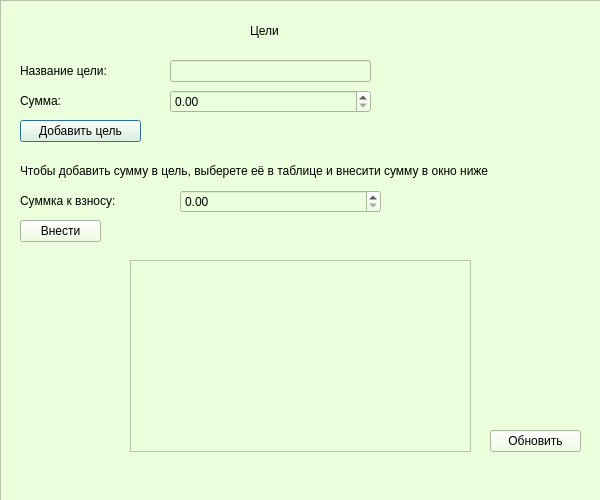
<?xml version="1.0" encoding="UTF-8"?>
<ui version="4.0">
 <class>GoalsDialog</class>
 <widget class="QDialog" name="GoalsDialog">
  <property name="geometry">
   <rect>
    <x>0</x>
    <y>0</y>
    <width>600</width>
    <height>500</height>
   </rect>
  </property>
  <property name="windowTitle">
   <string>Dialog</string>
  </property>
  <widget class="QFrame" name="frame">
   <property name="geometry">
    <rect>
     <x>0</x>
     <y>0</y>
     <width>601</width>
     <height>501</height>
    </rect>
   </property>
   <property name="styleSheet">
    <string notr="true">background-color: #ECFFDC;</string>
   </property>
   <property name="frameShape">
    <enum>QFrame::StyledPanel</enum>
   </property>
   <property name="frameShadow">
    <enum>QFrame::Raised</enum>
   </property>
   <widget class="QLabel" name="label">
    <property name="geometry">
     <rect>
      <x>250</x>
      <y>10</y>
      <width>131</width>
      <height>41</height>
     </rect>
    </property>
    <property name="styleSheet">
     <string notr="true">font: 18pt &quot;Sans Serif&quot;;</string>
    </property>
    <property name="text">
     <string>Цели</string>
    </property>
   </widget>
   <widget class="QLineEdit" name="nameEdit">
    <property name="geometry">
     <rect>
      <x>170</x>
      <y>60</y>
      <width>201</width>
      <height>22</height>
     </rect>
    </property>
   </widget>
   <widget class="QLabel" name="label_2">
    <property name="geometry">
     <rect>
      <x>20</x>
      <y>50</y>
      <width>131</width>
      <height>41</height>
     </rect>
    </property>
    <property name="styleSheet">
     <string notr="true">font: 12pt &quot;Sans Serif&quot;;</string>
    </property>
    <property name="text">
     <string>Название цели:</string>
    </property>
   </widget>
   <widget class="QDoubleSpinBox" name="targetSpin">
    <property name="geometry">
     <rect>
      <x>170</x>
      <y>90</y>
      <width>201</width>
      <height>23</height>
     </rect>
    </property>
   </widget>
   <widget class="QLabel" name="label_3">
    <property name="geometry">
     <rect>
      <x>20</x>
      <y>80</y>
      <width>131</width>
      <height>41</height>
     </rect>
    </property>
    <property name="styleSheet">
     <string notr="true">font: 12pt &quot;Sans Serif&quot;;</string>
    </property>
    <property name="text">
     <string>Сумма:</string>
    </property>
   </widget>
   <widget class="QPushButton" name="addButton">
    <property name="geometry">
     <rect>
      <x>20</x>
      <y>120</y>
      <width>121</width>
      <height>22</height>
     </rect>
    </property>
    <property name="text">
     <string>Добавить цель</string>
    </property>
   </widget>
   <widget class="QTableWidget" name="tableWidget">
    <property name="geometry">
     <rect>
      <x>130</x>
      <y>260</y>
      <width>341</width>
      <height>192</height>
     </rect>
    </property>
   </widget>
   <widget class="QLabel" name="label_4">
    <property name="geometry">
     <rect>
      <x>20</x>
      <y>150</y>
      <width>521</width>
      <height>41</height>
     </rect>
    </property>
    <property name="styleSheet">
     <string notr="true">font: 8pt &quot;Sans Serif&quot;;</string>
    </property>
    <property name="text">
     <string>Чтобы добавить сумму в цель, выберете её в таблице и внесити сумму в окно ниже</string>
    </property>
   </widget>
   <widget class="QLabel" name="label_5">
    <property name="geometry">
     <rect>
      <x>20</x>
      <y>180</y>
      <width>161</width>
      <height>41</height>
     </rect>
    </property>
    <property name="styleSheet">
     <string notr="true">font: 12pt &quot;Sans Serif&quot;;</string>
    </property>
    <property name="text">
     <string>Суммка к взносу:</string>
    </property>
   </widget>
   <widget class="QDoubleSpinBox" name="contributeSpin">
    <property name="geometry">
     <rect>
      <x>180</x>
      <y>190</y>
      <width>201</width>
      <height>23</height>
     </rect>
    </property>
    <property name="maximum">
     <double>1000000000.000000000000000</double>
    </property>
   </widget>
   <widget class="QPushButton" name="contributeButton">
    <property name="geometry">
     <rect>
      <x>20</x>
      <y>220</y>
      <width>81</width>
      <height>22</height>
     </rect>
    </property>
    <property name="text">
     <string>Внести</string>
    </property>
   </widget>
   <widget class="QPushButton" name="refreshButton">
    <property name="geometry">
     <rect>
      <x>490</x>
      <y>430</y>
      <width>91</width>
      <height>22</height>
     </rect>
    </property>
    <property name="text">
     <string>Обновить</string>
    </property>
   </widget>
  </widget>
 </widget>
 <resources/>
 <connections/>
</ui>
